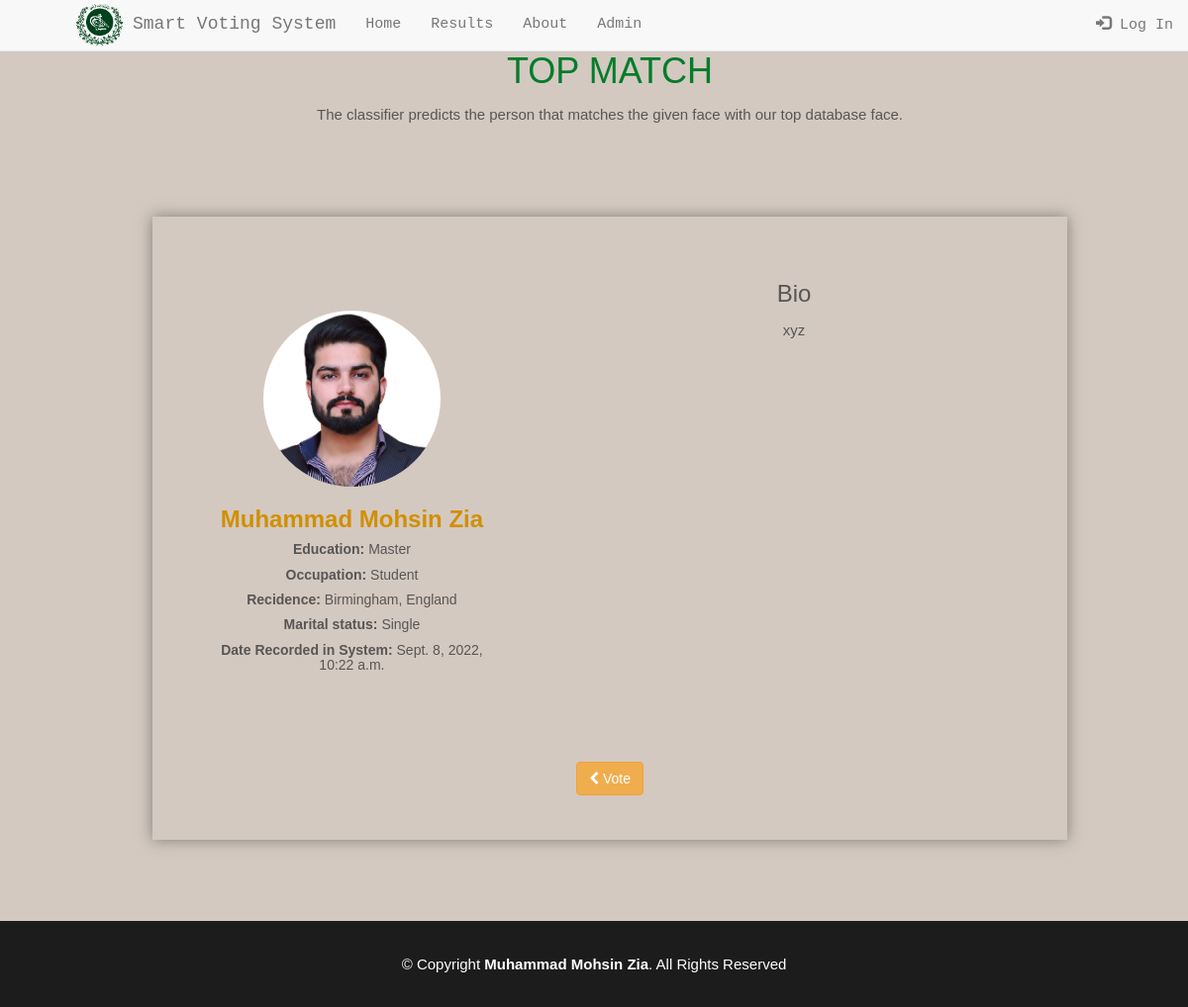
The page /records/details/12345/ on the database its author committed.
### records/models.py (models this page shows, shortened)
class Records(models.Model):
    id = models.CharField(max_length=100, primary_key=True)
    first_name = models.CharField(max_length=50)
    last_name = models.CharField(max_length=50, null=True)
    residence = models.CharField(max_length=50, null=True)
    country = models.CharField(max_length=50, null=True)
    education = models.CharField(max_length=150, null=True)
    occupation = models.CharField(max_length=150, null=True)
    marital_status = models.CharField(max_length=50, null=True)
    bio = models.TextField()
    recorded_at = models.DateTimeField(default=datetime.now, blank=True)
    image = models.ImageField(upload_to=path_and_rename('Vote/static/img/'), blank=True)
    class Meta:
        verbose_name_plural = "Records"

### records/views.py (the view)
# urls.py: re_path(r'^details/(?P<id>\d+)/$', views.details, name='details')
def details(request, id):
    record = Records.objects.get(id=id)
    context = {
        'record' : record
    }
    return render(request, 'details.html', context)

### Vote/templates/details.html (shortened to what this page needs)
{% extends 'layout.html' %}
{% load static %}
{% block content %}
<div class="container">
  <div class="container">
    <div style="padding-bottom: 2em;text-align:center">
      <h1 class="text-center" style="color:#047c2a">TOP MATCH</h1>
      <p>The classifier predicts the person that matches the given face with our top database face.</p>
    </div>
    <div class="row">
      <div class="col-md-10 col-md-offset-1" style="padding-top:3em;padding-bottom:3em;-webkit-box-shadow: 0px 0px 14px 0px rgba(50, 50, 50, 0.5);-moz-box-shadow: 0px 0px 14px 0px rgba(50, 50, 50, 0.5);box-shadow: 0px 0px 14px 0px rgba(50, 50, 50, 0.5);">
        <div class="col-md-5">
          <div class="row">
            <div class="col-md-8 col-md-offset-2">
              <img src="{% static '' %}img/{{record.id}}.jpg" class="img-responsive" style="border-radius:50%"/>
            </div>
            <div class="col-md-12" style="text-align:center">
              <h3 style="color:#d18f02"><b>{{record.first_name}} {{record.last_name}}</b></h3>
              <h5><b>Education: </b> {{record.education}} </h5>
              <h5><b>Occupation: </b> {{record.occupation}} </h5>
              <h5><b>Recidence: </b> {{record.residence}}, {{record.country}}</h5>
              <h5><b>Marital status: </b> {{record.marital_status}}</h5>
              <h5><b>Date Recorded in System: </b> {{record.recorded_at}}</h5>
            </div>
          </div>
        </div>
        <div class="col-md-7">
          <h3>Bio</h3>
          <p>
            {{record.bio}}
          </p>
        </div>
        <div class="col-md-12" style="margin-top:2em">
          <a href="/Vote/vote" class="btn btn-warning"><i class="fa fa-chevron-left" aria-hidden="true"></i> Vote</a>
        </div>
      </div>
    </div>
  </div>
</div>
{% endblock %}

### Vote/static/Vote/home.css (style rules this page uses)
.row { padding-top:50px; padding-bottom:50px; padding-left:30px; padding-right:30px; }
.img-responsive { display:block; max-width:100%; height:auto; }
body { font: 400 15px Lato, sans-serif; line-height: 1.8; color: #585555; font-family: courier new, sans-serif; width: 100%; }

### Vote/static/Vote/credits.css (style rules this page uses)
body { background-image:url("silver.jpg"); background-image :no-repeat; background-size: 100%; font-color:grey; font-family: courier new, sans-serif; }

### Vote/static/Vote/login.css (style rules this page uses)
body { text-align:center; padding:0px; font-family: "courier new",sans-serif; }

### Vote/templates/layout.html (style rules this page uses)
body { font-family: Arial, Helvetica, sans-serif; }
.container { padding: 16px; }

### rows shown on the page
Records: id (picture), first_name "Muhammad Mohsin", last_name "Zia", education "Master", occupation "Student", residence "Birmingham", country "England", marital_status "Single", recorded_at "Sept. 8, 2022, 10:22 a.m.", bio "xyz"
